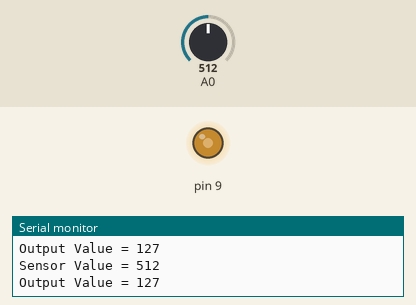
Simulated run of this sketch. Board: Arduino Uno, built with avr-gcc and run on an emulated ATmega328P. Shown: output pins drawn as LEDs (lit = HIGH), the last lines printed to the serial monitor. The test bench sets the inputs (shaded band); at power-on: A0 = 512.

Above: at 2.8 s.
2.9 s: A0 set to 716
At 4.6 s:
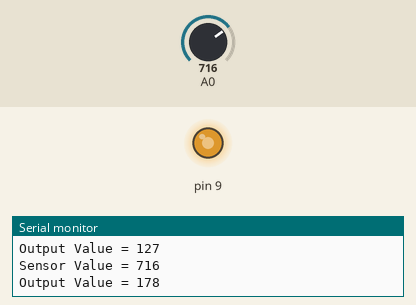
5.6 s: A0 set to 900
At 7.3 s:
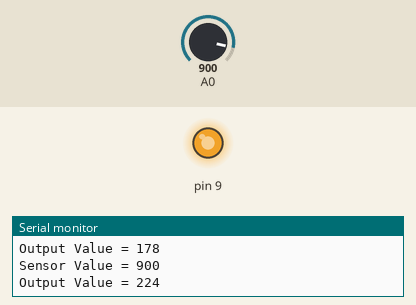
8.3 s: A0 set to 122
At 10.4 s:
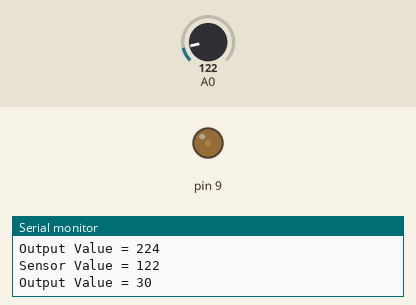
11.5 s: A0 set to 0
At 13.2 s:
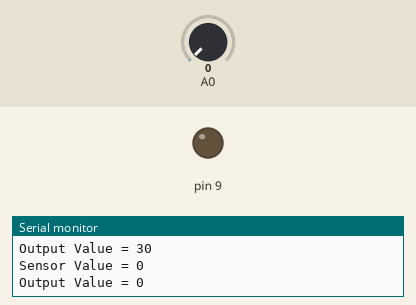
14.2 s: A0 set to 511
At 16.3 s:
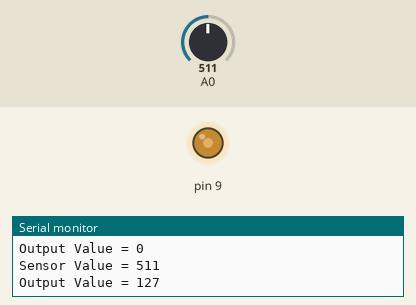
Timing chart, 0 to 17.8 s (numbered marks = the images above; inputs shaded):
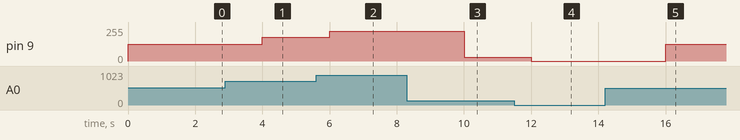

The sketch:

5A_Potentiometer.ino
```cpp
int sensorValue;
int outputValue;
void setup() {
  // put your setup code here, to run once:
  Serial.begin(9600);
}

void loop() {
  // put your main code here, to run repeatedly:
  sensorValue=analogRead(A0);
  outputValue=map(sensorValue,0,1023,0,255);
  analogWrite(9,outputValue);
  Serial.print("Sensor Value = ");
  Serial.println(sensorValue);
  Serial.print("Output Value = ");
  Serial.println(outputValue);
  delay(2000);
}
```

Measured:
- after the input at 2.9 s, pin 9: 127/255 → 178/255 after 1.1 s
- after the input at 5.6 s, pin 9: 178/255 → 224/255 after 0.40 s
- after the input at 8.3 s, pin 9: 224/255 → 30/255 after 1.7 s
- after the input at 11.5 s, pin 9: 30/255 → 0/255 after 0.50 s
- after the input at 14.2 s, pin 9: 0/255 → 127/255 after 1.8 s
